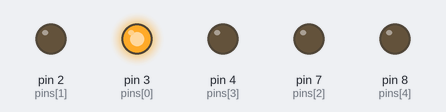
Recording of a sketch running on a simulated Arduino Uno, built with avr-gcc and run on an emulated ATmega328P. On the bench: output pins drawn as LEDs (lit = HIGH).

Above: at 0.05 s.
At 0.45 s:
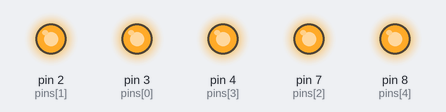
At 0.65 s:
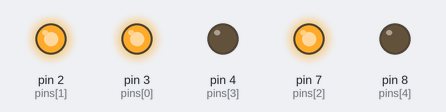
At 1.35 s:
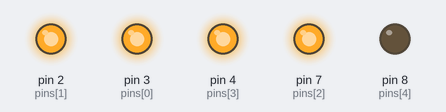
At 1.95 s:
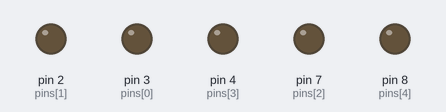
At 2.75 s:
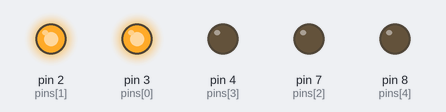
Timing chart, 0 to 3.0 s (numbered marks = the images above):
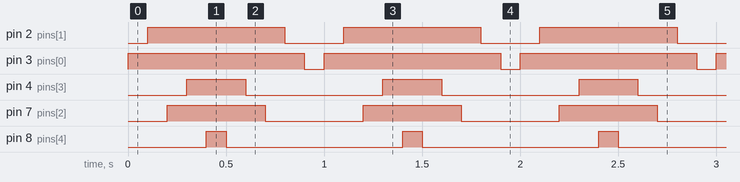

Measured:
- by itself, pin 2 (pins[1]): alternates HIGH for 0.70 s and LOW for 0.30 s
- by itself, pin 3 (pins[0]): alternates HIGH for 0.90 s and LOW for 0.10 s
- by itself, pin 4 (pins[3]): alternates HIGH for 0.30 s and LOW for 0.70 s
- by itself, pin 7 (pins[2]): alternates HIGH for 0.50 s and LOW for 0.50 s
- by itself, pin 8 (pins[4]): alternates HIGH for 0.10 s and LOW for 0.90 s

The sketch:

ThereAndBack.ino
```cpp
int numberOfPins  = 4;
int pins[]        = {3,2,7,4,8};

// the setup function runs once when you press reset or power the board
void setup() {
  // initialize digital pin LED_BUILTIN as an output.
  for(int i = 0; i <= numberOfPins; i++){
    pinMode(pins[i], OUTPUT);
  }
}

// the loop function runs over and over again forever
void loop() {
  int my_delay      = 100;

  // TURN THEM ON
  for(int i = 0; i <= numberOfPins; i++){
    digitalWrite(pins[i], HIGH);
    delay(my_delay);
  }

  // TURN THEM OFF
  for(int i = numberOfPins; i >= 0; i--){
    digitalWrite(pins[i], LOW);
    delay(my_delay);
  }
}
```
